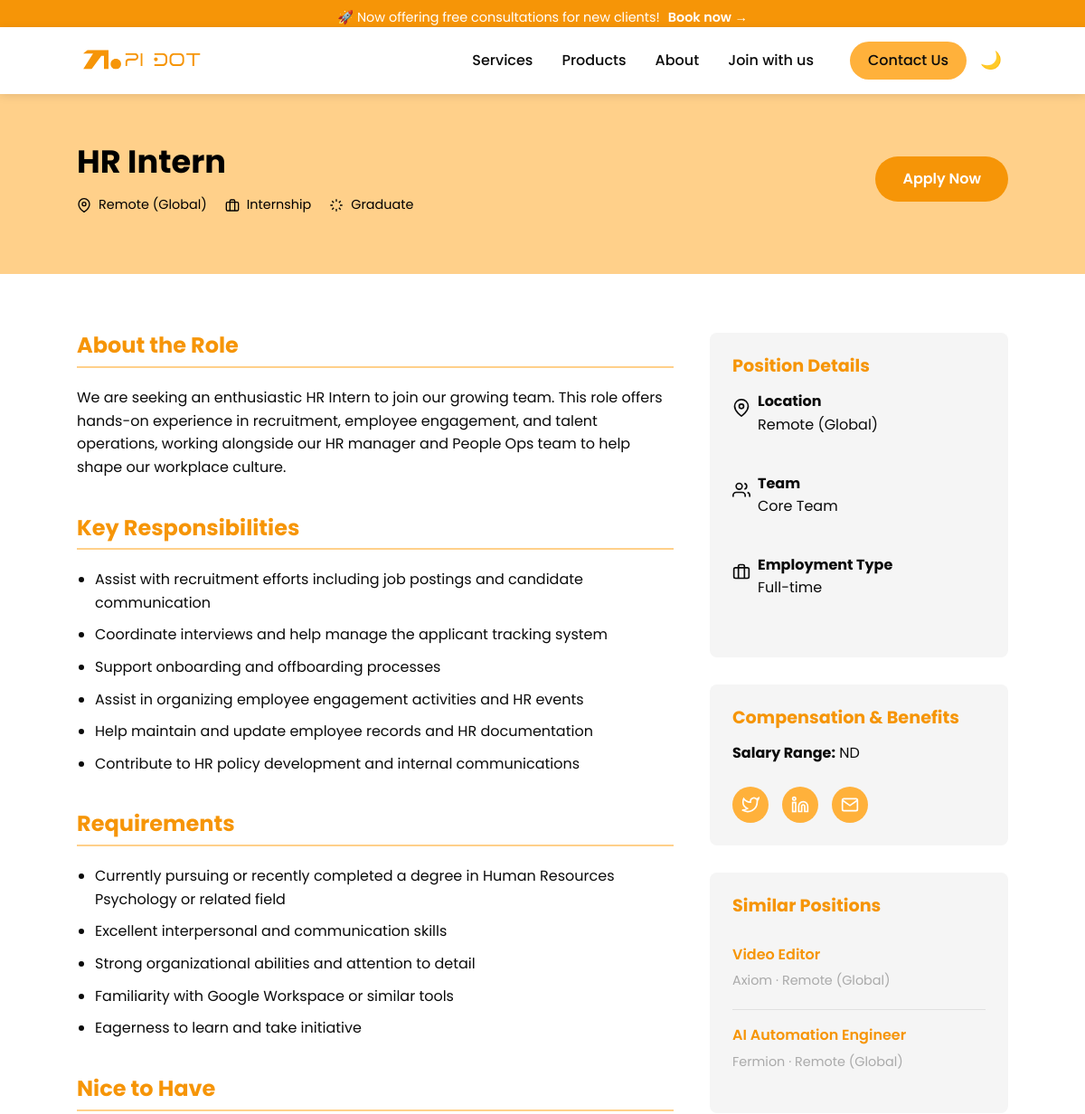
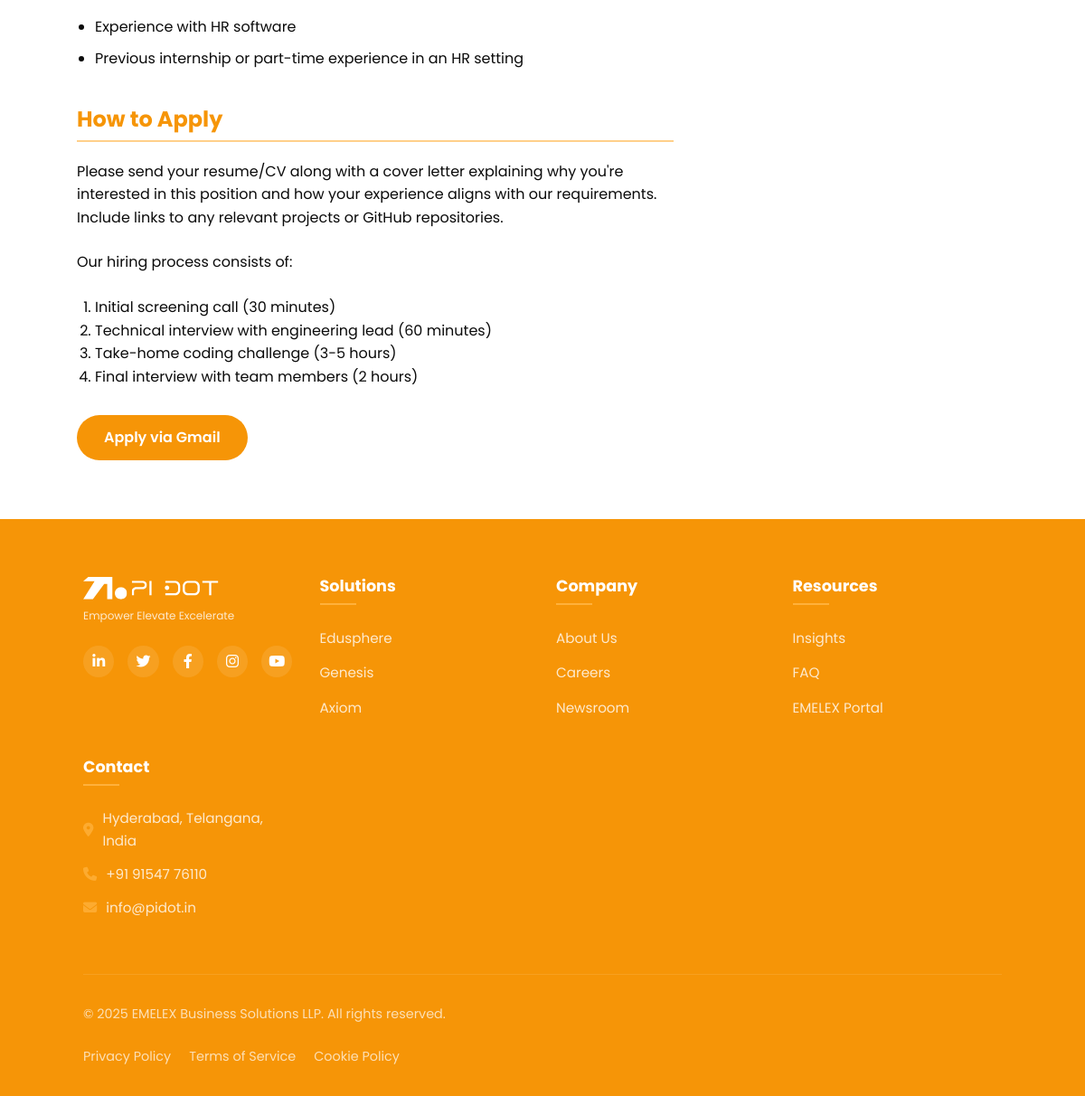
/PiDot/careers/hr-intern/, run on the app's committed database (2 pictures, top to bottom).
### PiDot/models.py (models this page shows, shortened)
class ActiveRole(models.Model):
    job_id = models.CharField(max_length=100, unique=True)
    job_title = models.CharField(max_length=255)
    slug = models.SlugField(unique=True)
    date_posted = models.DateField()
    product_or_service = models.CharField(max_length=255)
    job_location = models.CharField(max_length=255)
    job_type = models.CharField(max_length=100)
    sal = models.CharField(max_length=100)
    basic_qualification = models.TextField()
    status = models.CharField(max_length=10, choices=[('Active', 'Active'), ('Inactive', 'Inactive')])
    department = models.CharField(max_length=255, blank=True, null=True)
    def __str__(self):
        return self.job_title
    def get_similar_jobs(self):
        print("Looking for jobs in department:", self.description.team)
        print("Job type:", self.job_type)
        similar = ActiveRole.objects.filter(status='Active').exclude(id=self.id)
        print("Total similar jobs before filters:", similar.count())
        return similar[:2]

class JobDescription(models.Model):
    job = models.OneToOneField(ActiveRole, on_delete=models.CASCADE, to_field='job_id', related_name='description')
    job_roles = models.TextField()
    about_role = models.TextField()
    requirements = models.TextField()
    nice_to_have = models.TextField(blank=True, null=True)
    responsibilities = models.TextField()
    team = models.CharField(max_length=255)

### PiDot/views.py (the view)
# urls.py: path('careers/<slug:slug>/', job_description_view, name='job_description'),
def job_description_view(request, slug):
    job = get_object_or_404(ActiveRole, slug=slug)
    try:
        description = JobDescription.objects.get(job=job)
        requirements_list = [req.strip() for req in description.requirements.split('\n') if req.strip()]
        nice_to_have_list = [item.strip() for item in description.nice_to_have.split('\n') if item.strip()]
        responsibilities_list = [item.strip() for item in description.responsibilities.split('\n') if item.strip()]
    except JobDescription.DoesNotExist:
        description = None
        requirements_list = []
        nice_to_have_list = []
        responsibilities_list = []
    similar_jobs = job.get_similar_jobs()
    print("Similar jobs in view:", similar_jobs)
    return render(request, 'PiDot/Job_description.html', {
        'job': job,
        'description': description,
        'requirements_list': requirements_list,
        'nice_to_have_list': nice_to_have_list,
        'responsibilities_list': responsibilities_list,
        'jobs': similar_jobs
    })

### templates/PiDot/Job_description.html (shortened to what this page needs)
{% extends "index.html" %}
{% load static %}
{% block Body %}
    <div class="position-header">
        <div class="container" style="padding: 55px 25px 25px 25px;">
            <div class="header-content">
                <div>
                    <h1 class="position-title">{{ job.job_title }}</h1>
                    <div class="position-meta">
                        <span class="meta-item">
                            <svg width="16" height="16" viewBox="0 0 24 24" fill="none" stroke="currentColor" stroke-width="2">
                                <path d="M21 10c0 7-9 13-9 13s-9-6-9-13a9 9 0 0 1 18 0z"></path>
                                <circle cx="12" cy="10" r="3"></circle>
                            </svg>
                            {{ job.job_location }}
                        </span>
                        <span class="meta-item">
                            <svg width="16" height="16" viewBox="0 0 24 24" fill="none" stroke="currentColor" stroke-width="2">
                                <rect x="2" y="7" width="20" height="14" rx="2"></rect>
                                <path d="M16 21V5a2 2 0 0 0-2-2h-4a2 2 0 0 0-2 2v16"></path>
                            </svg>
                            {{ job.job_type }}
                        </span>
                        <span class="meta-item">
                            <svg width="16" height="16" viewBox="0 0 24 24" fill="none" stroke="currentColor" stroke-width="2">
                                <path d="M12 2v4M12 18v4M4.93 4.93l2.83 2.83M16.24 16.24l2.83 2.83M2 12h4M18 12h4M4.93 19.07l2.83-2.83M16.24 7.76l2.83-2.83"></path>
                            </svg>
                            {{ job.basic_qualification }}
                        </span>
                    </div>
                </div>
                <a href="{% url 'PiDot_careers_register' %}" class="apply-btn">Apply Now</a>
            </div>
        </div>
    </div>
    <div class="container" style="padding: 25px;">
        <div class="position-body">
            <div class="position-content">
                <div class="section">
                    <h2 class="section-title">About the Role</h2>
                    <p>{{ job.description.about_role }}</p>
                </div>
                <div class="section">
                    <h2 class="section-title">Key Responsibilities</h2>
                    {% if responsibilities_list %}
                            <ul class="responsibilities-list" style="list-style: disc;">
                                {% for item in responsibilities_list %}
                                <li>{{ item }}</li>
                                {% endfor %}
                            </ul>
                        {% else %}
                        <p>No responsibilities listed.</p>
                        {% endif %}
                </div>
                <div class="section">
                    <h2 class="section-title">Requirements</h2>
                    {% if requirements_list %}
                    <ul class="requirements-list" style="list-style: disc;">
                        {% for requirement in requirements_list %}
                        <li>{{ requirement }}</li>
                        {% endfor %}
                    </ul>
                    {% else %}
                    <p>No requirements listed.</p>
                    {% endif %}
                </div>
                <div class="section">
                    <h2 class="section-title">Nice to Have</h2>
                    {% if nice_to_have_list %}
                    <ul class="requirements-list" style="list-style: disc;">
                        {% for item in nice_to_have_list %}
                        <li>{{ item }}</li>
                        {% endfor %}
                    </ul>
                    {% else %}
                    <p>None specified.</p>
                    {% endif %}
                </div>
                <div class="section" id="apply">
                    <h2 class="section-title">How to Apply</h2>
                    <p>Please send your resume/CV along with a cover letter explaining why you're interested in this position and how your experience aligns with our requirements. Include links to any relevant projects or GitHub repositories.</p>
                    <p>Our hiring process consists of:</p>
                    <div style="padding-left: 20px; padding-bottom: 30px;">
                    <ol>
                        <li>Initial screening call (30 minutes)</li>
                        <li>Technical interview with engineering lead (60 minutes)</li>
                        <li>Take-home coding challenge (3-5 hours)</li>
                        <li>Final interview with team members (2 hours)</li>
                    </ol>
                    </div>
                    <a href="https://mail.google.com/mail/?view=cm&fs=1&to=info@pidot.in&su=Application%20for%20{{ job.job_title }}" target="_blank" class="apply-btn">Apply via Gmail</a>
                </div>
            </div>
            <div class="position-sidebar">
                <div class="sidebar-card">
                    <h3 class="sidebar-title">Position Details</h3>
                    <div class="location-info" style="display: flex; align-items: flex-start; gap: 8px;" >
                        <div style="padding-top: 10px;">
                            <svg width="20" height="20" viewBox="0 0 24 24" fill="none" stroke="currentColor" stroke-width="2" >
                                <path d="M21 10c0 7-9 13-9 13s-9-6-9-13a9 9 0 0 1 18 0z"></path>
                                <circle cx="12" cy="10" r="3"></circle>
                            </svg>
                        </div>
                        <div>
                            <strong>Location</strong>
                            <p>{{ job.job_location }}</p>
                        </div>
                    </div>
                    <div class="team-info" style="display: flex; align-items: flex-start; gap: 8px;">
                        <div style="padding-top: 10px;">
                            <svg width="20" height="20" viewBox="0 0 24 24" fill="none" stroke="currentColor" stroke-width="2" >
                                <path d="M17 21v-2a4 4 0 0 0-4-4H5a4 4 0 0 0-4 4v2"></path>
                                <circle cx="9" cy="7" r="4"></circle>
                                <path d="M23 21v-2a4 4 0 0 0-3-3.87"></path>
                                <path d="M16 3.13a4 4 0 0 1 0 7.75"></path>
                            </svg>
                        </div>
                        <div>
                            <strong>Team</strong>
                            <p>{{ job.description.team }}</p>
                        </div>
                    </div>
                    <div class="type-info" style="display: flex; align-items: flex-start; gap: 8px;">
                        <div style="padding-top: 10px;">
                            <svg width="20" height="20" viewBox="0 0 24 24" fill="none" stroke="currentColor" stroke-width="2">
                                <rect x="2" y="7" width="20" height="14" rx="2"></rect>
                                <path d="M16 21V5a2 2 0 0 0-2-2h-4a2 2 0 0 0-2 2v16"></path>
                            </svg>
                        </div>
                        <div>
                            <strong>Employment Type</strong>
                            <p>Full-time</p>
                        </div>
                    </div>
                </div>
                <div class="sidebar-card">
                    <h3 class="sidebar-title">Compensation & Benefits</h3>
                    <p><strong>Salary Range:</strong> {{ job.sal }}</p>
                    <div class="share-links">
                        <a href="#" class="share-link" aria-label="Share on Twitter">
                            <svg width="20" height="20" viewBox="0 0 24 24" fill="none" stroke="currentColor" stroke-width="2">
                                <path d="M23 3a10.9 10.9 0 0 1-3.14 1.53 4.48 4.48 0 0 0-7.86 3v1A10.66 10.66 0 0 1 3 4s-4 9 5 13a11.64 11.64 0 0 1-7 2c9 5 20 0 20-11.5a4.5 4.5 0 0 0-.08-.83A7.72 7.72 0 0 0 23 3z"></path>
                            </svg>
                        </a>
                        <a href="#" class="share-link" aria-label="Share on LinkedIn">
                            <svg width="20" height="20" viewBox="0 0 24 24" fill="none" stroke="currentColor" stroke-width="2">
                                <path d="M16 8a6 6 0 0 1 6 6v7h-4v-7a2 2 0 0 0-2-2 2 2 0 0 0-2 2v7h-4v-7a6 6 0 0 1 6-6z"></path>
                                <rect x="2" y="9" width="4" height="12"></rect>
                                <circle cx="4" cy="4" r="2"></circle>
                            </svg>
                        </a>
                        <a href="#" class="share-link" aria-label="Share via Email">
                            <svg width="20" height="20" viewBox="0 0 24 24" fill="none" stroke="currentColor" stroke-width="2">
                                <path d="M4 4h16c1.1 0 2 .9 2 2v12c0 1.1-.9 2-2 2H4c-1.1 0-2-.9-2-2V6c0-1.1.9-2 2-2z"></path>
                                <polyline points="22,6 12,13 2,6"></polyline>
                            </svg>
                        </a>
                    </div>
                </div>
                <div class="sidebar-card similar-positions">
                    <h3 class="sidebar-title">Similar Positions</h3>
                    {% if jobs %}
                        {% for related_job in jobs %}
                            <div class="similar-position">
                                <a href="{% url 'job_description' slug=related_job.slug %}">{{ related_job.job_title }}</a>
                                <p>{{ related_job.description.team|default:"N/A" }} · {{ related_job.job_location }}</p>
                            </div>
                        {% endfor %}
                    {% else %}
                        <p>No similar positions available.</p>
                    {% endif %}
                </div>
            </div>
        </div>
    </div>
{% endblock Body %}

### static/css/style.css (style rules this page uses)
:root { --primary-color: #FFB13B; --primary-dark: #F69507; --primary-light: #FFD08A; --text-dark: #0B0B0B; --text-light: #FFFFFF; --text-gray: #AAAAAA; --bg-light: #FFFFFF; --bg-dark: #0B0B0B; --card-bg: #F5F5F5; --genesis-color: #56848C; --genesis-dark: #122E32; --edusphere-color: #38B6FF; --edusphere-dark: #001F3F; --axiom-color: #0B0B0B; --axiom-dark: #333333; --section-padding: 5rem 0; --container-width: 1200px; --border-radius: 8px; --box-shadow: 0 5px 15px rgba(0,0,0,0.1); }
* { margin: 0; padding: 0; box-sizing: border-box; }
html { scroll-behavior: smooth; }
html, body { width: 100%; overflow-x: hidden; }
body { font-family: 'Poppins', sans-serif; line-height: 1.6; color: var(--text-dark); background-color: var(--bg-light); transition: all 0.3s ease; }
h1, h2, h3, h4, h5, h6 { font-weight: 700; line-height: 1.2; margin-bottom: 1rem; }
p { margin-bottom: 1.5rem; }
a { text-decoration: none; color: inherit; transition: all 0.3s ease; }
ul { list-style: none; }
.container { width: 90%; max-width: var(--container-width); margin: 0 auto; padding: 0 20px; }
.container { max-width: 1200px; margin: 0 auto; padding: 0 2rem; position: relative; z-index: 2; }
.position-meta { display: flex; gap: 1.5rem; margin-top: 0.5rem; font-size: 0.9rem; color: var(--text-gray); }

### static/css/themes.css (style rules this page uses)
.light-theme { --primary-color: #FFB13B; --primary-dark: #F69507; --primary-light: #FFD08A; --text-dark: #0B0B0B; --text-light: #FFFFFF; --text-gray: #AAAAAA; --bg-light: #FFFFFF; --bg-dark: #0B0B0B; --card-bg: #F5F5F5; --genesis-color: #56848C; --genesis-dark: #122E32; --edusphere-color: #38B6FF; --edusphere-dark: #001F3F; --axiom-color: #0B0B0B; --axiom-dark: #333333; }

### templates/PiDot/Job_description.html (style rules this page uses)
.container { max-width: 1100px; margin: 0 auto; }
.position-header { background-color: var(--primary-light); padding: 40px 0; margin-bottom: 40px; }
.header-content { display: flex; justify-content: space-between; align-items: center; }
.position-title { font-size: 2.2rem; color: black; margin: 0; }
.position-meta { display: flex; gap: 20px; margin-top: 15px; }
.meta-item { display: flex; align-items: center; gap: 8px; color: black; }
.apply-btn { background-color: var(--primary-dark); color: var(--text-light); padding: 12px 30px; border-radius: 30px; text-decoration: none; font-weight: 600; display: inline-block; transition: all 0.3s ease; }
.position-body { display: flex; gap: 40px; }
.position-content { flex: 2; }
.position-sidebar { flex: 1; }
.section { margin-bottom: 40px; }
.section-title { font-size: 1.5rem; color: var(--primary-dark); margin-bottom: 20px; padding-bottom: 8px; border-bottom: 2px solid var(--primary-light); }
.responsibilities-list, .requirements-list { padding-left: 20px; }
.responsibilities-list li, .requirements-list li { margin-bottom: 10px; }
.sidebar-card { background-color: var(--card-bg); padding: 25px; border-radius: 8px; margin-bottom: 30px; }
.sidebar-title { font-size: 1.2rem; color: var(--primary-dark); margin-bottom: 15px; }
.location-info { display: flex; align-items: center; gap: 10px; margin-bottom: 15px; }
.team-info { display: flex; align-items: center; gap: 10px; margin-bottom: 15px; }
.type-info { display: flex; align-items: center; gap: 10px; margin-bottom: 15px; }
.share-links { display: flex; gap: 15px; margin-top: 20px; }
.share-link { display: flex; align-items: center; justify-content: center; width: 40px; height: 40px; background-color: var(--primary-color); color: var(--text-light); border-radius: 50%; transition: all 0.3s ease; }
.similar-positions { margin-top: 30px; }
.similar-position { padding: 15px 0; border-bottom: 1px solid #e0e0e0; }
.similar-position:last-child { border-bottom: none; }
.similar-position a { color: var(--primary-dark); text-decoration: none; font-weight: 600; }
.similar-position p { margin: 5px 0; color: var(--text-gray); font-size: 0.9rem; }

### data on the page
ActiveRole: job_title "HR Intern", job_location "Remote (Global)", job_type "Internship", basic_qualification "Graduate", description.about_role "We are seeking an enthusiastic HR Intern to join our growing team. This role offers hands-on experience in recruitment, employee engagement, and talent operations, working alongside our HR manager and People Ops team to help shape our workplace culture.", description.team "Core Team", sal "ND"
ActiveRole: job_title "Video Editor", description.team "Axiom", job_location "Remote (Global)"
ActiveRole: job_title "AI Automation Engineer", description.team "Fermion", job_location "Remote (Global)"

### other printed values
{{ item }} "Assist with recruitment efforts including job postings and candidate communication" "Coordinate interviews and help manage the applicant tracking system" "Support onboarding and offboarding processes" "Assist in organizing employee engagement activities and HR events" "Help maintain and update employee records and HR documentation" "Contribute to HR policy development and internal communications"
{{ requirement }} "Currently pursuing or recently completed a degree in Human Resources Psychology or related field" "Excellent interpersonal and communication skills" "Strong organizational abilities and attention to detail" "Familiarity with Google Workspace or similar tools" "Eagerness to learn and take initiative"
{{ item }} "Experience with HR software" "Previous internship or part-time experience in an HR setting"
